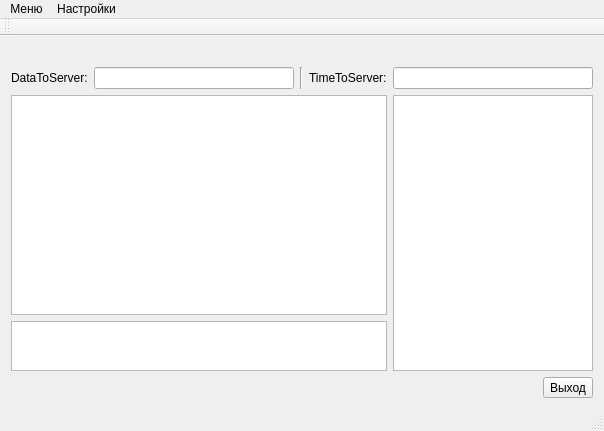
<?xml version="1.0" encoding="UTF-8"?>
<ui version="4.0">
 <class>TcpChatClient</class>
 <widget class="QMainWindow" name="TcpChatClient">
  <property name="geometry">
   <rect>
    <x>0</x>
    <y>0</y>
    <width>604</width>
    <height>431</height>
   </rect>
  </property>
  <property name="windowTitle">
   <string>TcpChatClient</string>
  </property>
  <widget class="QWidget" name="centralWidget">
   <layout class="QGridLayout" name="gridLayout">
    <item row="2" column="1" rowspan="2">
     <widget class="QListWidget" name="listWidgetUsers">
      <property name="maximumSize">
       <size>
        <width>200</width>
        <height>16777215</height>
       </size>
      </property>
     </widget>
    </item>
    <item row="1" column="0" colspan="2">
     <layout class="QHBoxLayout" name="horizontalLayout">
      <item>
       <widget class="QLabel" name="label">
        <property name="text">
         <string>DataToServer:</string>
        </property>
       </widget>
      </item>
      <item>
       <widget class="QLineEdit" name="leDataToServer"/>
      </item>
      <item>
       <widget class="Line" name="line">
        <property name="orientation">
         <enum>Qt::Vertical</enum>
        </property>
       </widget>
      </item>
      <item>
       <widget class="QLabel" name="label_2">
        <property name="text">
         <string>TimeToServer:</string>
        </property>
       </widget>
      </item>
      <item>
       <widget class="QLineEdit" name="leTimeToServer"/>
      </item>
     </layout>
    </item>
    <item row="2" column="0">
     <widget class="QTextEdit" name="teIn">
      <property name="html">
       <string>&lt;!DOCTYPE HTML PUBLIC &quot;-//W3C//DTD HTML 4.0//EN&quot; &quot;http://www.w3.org/TR/REC-html40/strict.dtd&quot;&gt;
&lt;html&gt;&lt;head&gt;&lt;meta name=&quot;qrichtext&quot; content=&quot;1&quot; /&gt;&lt;style type=&quot;text/css&quot;&gt;
p, li { white-space: pre-wrap; }
&lt;/style&gt;&lt;/head&gt;&lt;body style=&quot; font-family:'MS Shell Dlg 2'; font-size:8.25pt; font-weight:400; font-style:normal;&quot;&gt;
&lt;p style=&quot;-qt-paragraph-type:empty; margin-top:0px; margin-bottom:0px; margin-left:0px; margin-right:0px; -qt-block-indent:0; text-indent:0px; font-size:8pt;&quot;&gt;&lt;br /&gt;&lt;/p&gt;&lt;/body&gt;&lt;/html&gt;</string>
      </property>
     </widget>
    </item>
    <item row="3" column="0">
     <widget class="QTextEdit" name="teOut">
      <property name="maximumSize">
       <size>
        <width>16777215</width>
        <height>50</height>
       </size>
      </property>
     </widget>
    </item>
    <item row="4" column="0" colspan="2">
     <layout class="QHBoxLayout" name="horizontalLayout_2">
      <item>
       <spacer name="horizontalSpacer">
        <property name="orientation">
         <enum>Qt::Horizontal</enum>
        </property>
        <property name="sizeHint" stdset="0">
         <size>
          <width>40</width>
          <height>20</height>
         </size>
        </property>
       </spacer>
      </item>
      <item>
       <widget class="QToolButton" name="tbQuit">
        <property name="text">
         <string>Выход</string>
        </property>
        <property name="icon">
         <iconset resource="res.qrc">
          <normaloff>:/img/quit.png</normaloff>:/img/quit.png</iconset>
        </property>
        <property name="toolButtonStyle">
         <enum>Qt::ToolButtonTextBesideIcon</enum>
        </property>
       </widget>
      </item>
     </layout>
    </item>
    <item row="0" column="0">
     <widget class="QLabel" name="lblState">
      <property name="text">
       <string/>
      </property>
     </widget>
    </item>
   </layout>
  </widget>
  <widget class="QMenuBar" name="menuBar">
   <property name="geometry">
    <rect>
     <x>0</x>
     <y>0</y>
     <width>604</width>
     <height>21</height>
    </rect>
   </property>
   <widget class="QMenu" name="menu">
    <property name="title">
     <string>Меню</string>
    </property>
    <addaction name="aUserAuthorization"/>
    <addaction name="aUserRegistration"/>
   </widget>
   <widget class="QMenu" name="menu_2">
    <property name="title">
     <string>Настройки</string>
    </property>
    <addaction name="appTray"/>
   </widget>
   <addaction name="menu"/>
   <addaction name="menu_2"/>
  </widget>
  <widget class="QToolBar" name="mainToolBar">
   <attribute name="toolBarArea">
    <enum>TopToolBarArea</enum>
   </attribute>
   <attribute name="toolBarBreak">
    <bool>false</bool>
   </attribute>
  </widget>
  <widget class="QStatusBar" name="statusBar"/>
  <action name="aUserAuthorization">
   <property name="text">
    <string>Подключиться</string>
   </property>
  </action>
  <action name="aUserRegistration">
   <property name="text">
    <string>Зарегистрироваться</string>
   </property>
  </action>
  <action name="appTray">
   <property name="checkable">
    <bool>true</bool>
   </property>
   <property name="checked">
    <bool>true</bool>
   </property>
   <property name="text">
    <string>Сворачивать в трей</string>
   </property>
  </action>
 </widget>
 <layoutdefault spacing="6" margin="11"/>
 <resources>
  <include location="res.qrc"/>
 </resources>
 <connections/>
</ui>
